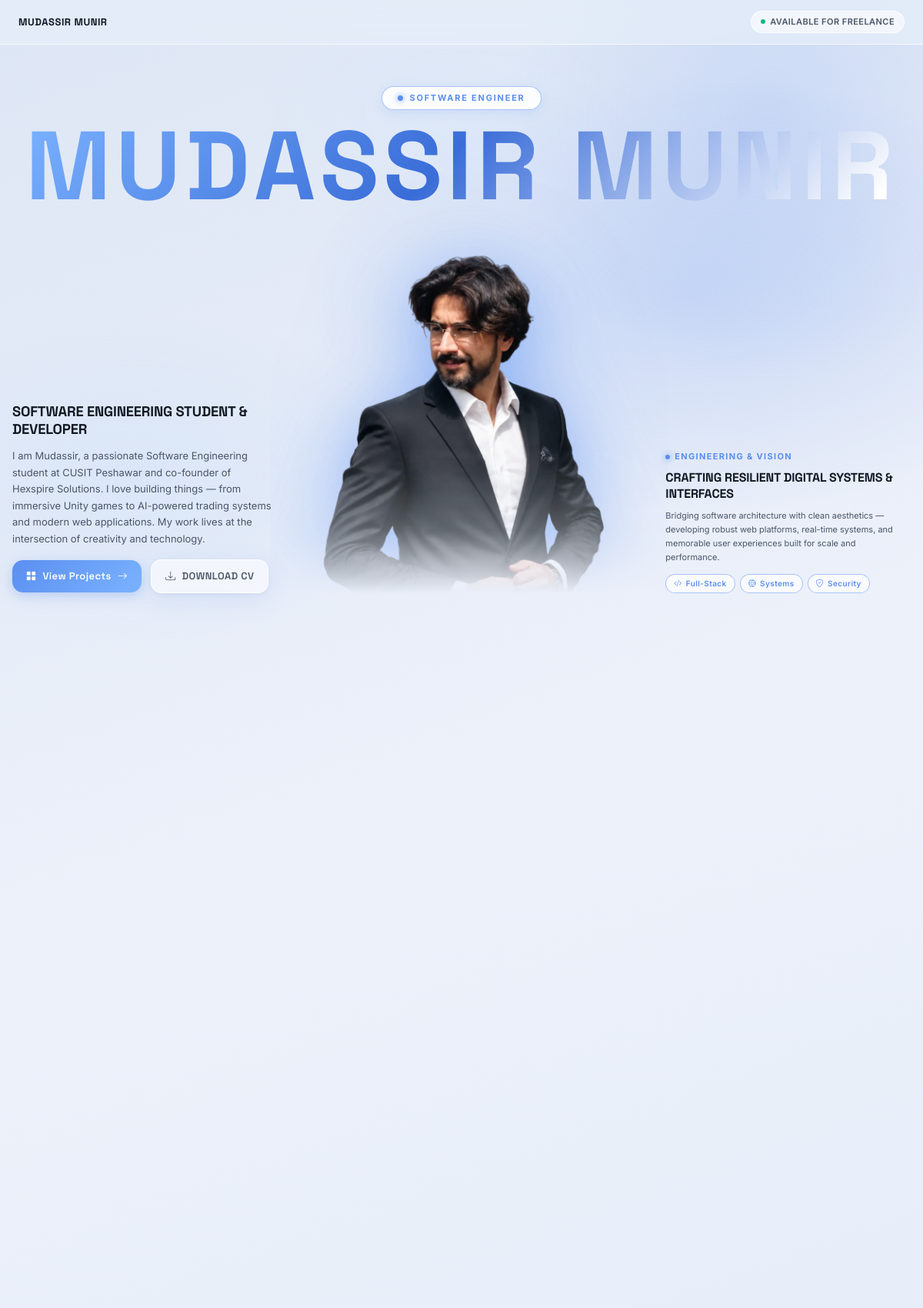
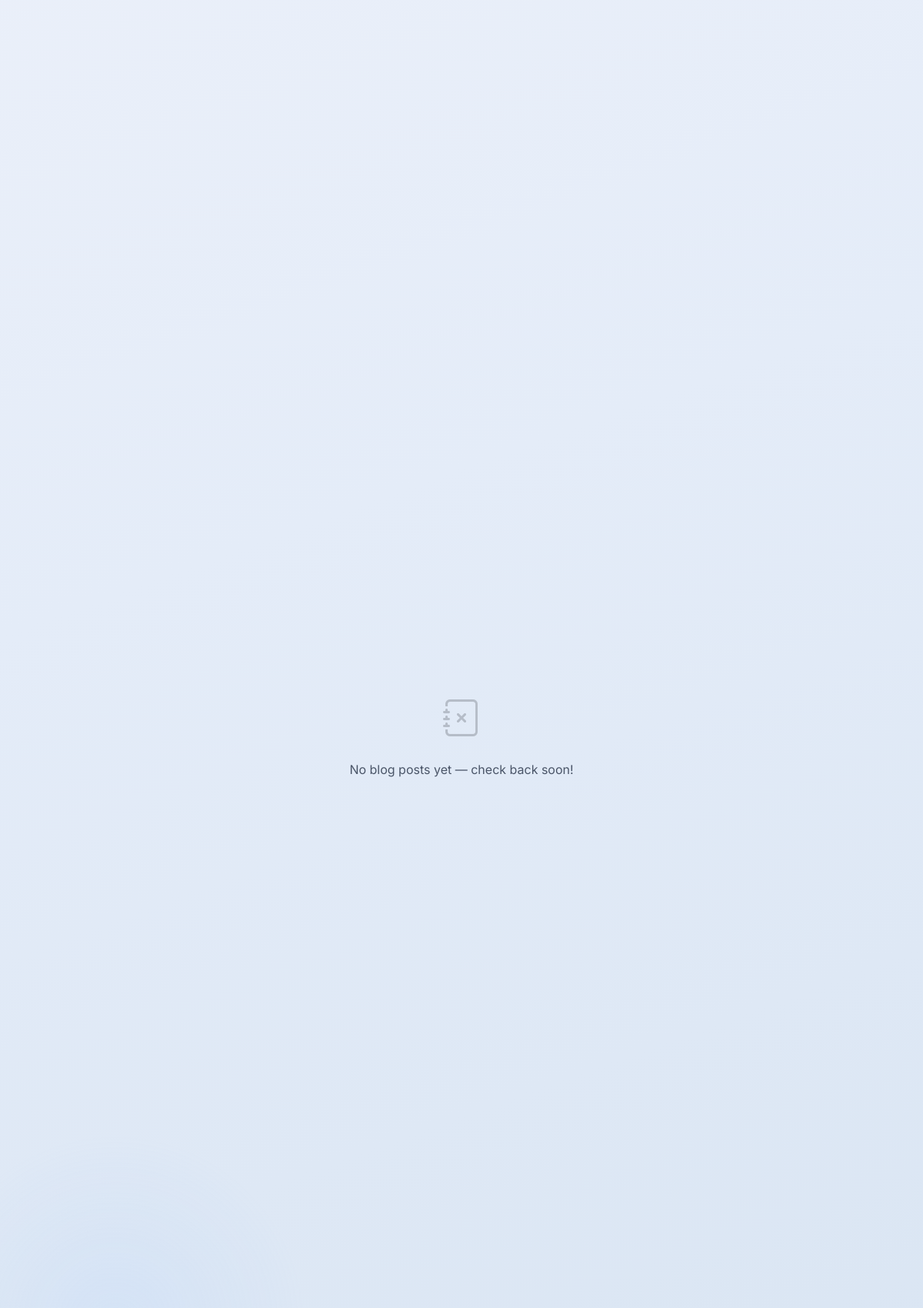
The page /index.php (upper part) on the database its author committed (2 pictures, top to bottom).
### tables this page shows
CREATE TABLE IF NOT EXISTS hero_content (
    id            INT UNSIGNED AUTO_INCREMENT PRIMARY KEY,
    full_name     VARCHAR(100)  NOT NULL DEFAULT 'Mudassir',
    title         VARCHAR(255)  NOT NULL DEFAULT 'Software Engineering Student & Developer',
    taglines      JSON          NULL,
    profile_photo VARCHAR(500)  NULL,
    cta_primary   VARCHAR(100)  NOT NULL DEFAULT 'View Projects',
    cta_secondary VARCHAR(100)  NOT NULL DEFAULT 'Contact Me',
    updated_at    DATETIME      NOT NULL DEFAULT CURRENT_TIMESTAMP ON UPDATE CURRENT_TIMESTAMP
);

CREATE TABLE IF NOT EXISTS about_content (
    id                    INT UNSIGNED AUTO_INCREMENT PRIMARY KEY,
    bio                   TEXT         NULL,
    education_institution VARCHAR(255) NULL,
    education_degree      VARCHAR(255) NULL,
    education_years       VARCHAR(50)  NULL,
    timeline_items        JSON         NULL COMMENT 'Array of {year, event, description}',
    profile_photo         VARCHAR(500) NULL,
    updated_at            DATETIME     NOT NULL DEFAULT CURRENT_TIMESTAMP ON UPDATE CURRENT_TIMESTAMP
);

### includes/db.php (called while the page is built, shortened)
<?php
class Database
{
    private static ?PDO $instance = null;
    public static function getInstance(): ?PDO
    {
        if (self::$instance === null) {
            $dsn = sprintf(
                'mysql:host=%s;port=%s;dbname=%s;charset=utf8mb4',
                DB_HOST, DB_PORT, DB_NAME
            );
            $options = [
                PDO::ATTR_ERRMODE            => PDO::ERRMODE_EXCEPTION,
                PDO::ATTR_DEFAULT_FETCH_MODE => PDO::FETCH_ASSOC,
                PDO::ATTR_EMULATE_PREPARES   => false,
                PDO::MYSQL_ATTR_INIT_COMMAND => "SET NAMES utf8mb4 COLLATE utf8mb4_unicode_ci",
            ];
            try {
                self::$instance = new PDO($dsn, DB_USER, DB_PASS, $options);
            } catch (PDOException $e) {
                error_log('[DB] Connection failed: ' . $e->getMessage());
                if (defined('APP_ENV') && APP_ENV === 'development') {
                    return null;
                }
                http_response_code(500);
                exit(json_encode(['error' => 'Service temporarily unavailable']));
            }
        }
        return self::$instance;
    }
    public static function selectOne(string $sql, array $params = []): ?array
    {
        $pdo = self::getInstance();
        $stmt = $pdo->prepare($sql);
        $stmt->execute($params);
        $row = $stmt->fetch();
        return $row !== false ? $row : null;
    }
}

### includes/security.php (called while the page is built, shortened)
<?php
require_once __DIR__ . '/db.php';
function e(mixed $value): string
{
    return htmlspecialchars((string)$value, ENT_QUOTES | ENT_HTML5, 'UTF-8');
}

### index.php (the view, shortened to what this page needs)
<?php
require_once __DIR__ . '/includes/db.php';
require_once __DIR__ . '/includes/security.php';
$hero       = Database::selectOne("SELECT * FROM hero_content WHERE id = 1");
$about      = Database::selectOne("SELECT * FROM about_content WHERE id = 1");
$projects    = Database::select("SELECT * FROM projects WHERE is_published=1 ORDER BY sort_order ASC, created_at DESC");
$recentBlogs = Database::select("SELECT id, title, slug, excerpt, cover_image, views, created_at FROM blogs WHERE is_published=1 ORDER BY created_at DESC LIMIT 2");
require_once __DIR__ . '/includes/header.php';
?>
<section id="home" class="hero-section">
  <div class="container hero-container">
    <div class="hero-top-tagline reveal">
      <span class="hero-pill-badge">
        <span class="hero-pill-dot"></span>
        SOFTWARE ENGINEER
      </span>
    </div>
    <div class="hero-stage reveal delay-100">
      <div class="hero-backdrop-name" aria-hidden="true">
        <span class="name-part name-part--first">MUDASSIR</span>
        <span class="name-part name-part--last">MUNIR</span>
      </div>
      <div class="hero-flank-grid">
        <div class="hero-flank-left reveal delay-150">
          <div class="hero-flank-text">
            <h2 class="hero-title-text">
              <?= e($hero['title'] ?? 'Software Engineering Student & Developer') ?>
            </h2>
            <p class="hero-bio-text">
              <?= e($about['bio'] ?? 'I design and build futuristic interfaces and digital experiences that blend clarity, functionality, and innovation. Passionate about clean design, smooth interactions, and details that make a difference.') ?>
            </p>
            <div class="hero-cta-actions hero-cta-actions--desktop">
              <a href="#projects" class="btn btn--primary btn--lg hero-btn-main">
                <i class="bi bi-grid-fill"></i>
                <span><?= e($hero['cta_primary'] ?? 'VIEW WORK') ?></span>
                <i class="bi bi-arrow-right"></i>
              </a>
              <a href="<?= APP_URL ?>/cv-download.php" class="btn btn--ghost btn--lg hero-btn-sub">
                <i class="bi bi-download"></i>
                <span>DOWNLOAD CV</span>
              </a>
            </div>
          </div>
        </div>
        <div class="hero-portrait-wrap reveal">
          <?php if (!empty($hero['profile_photo']) && file_exists(UPLOAD_PATH . '/hero/' . $hero['profile_photo'])): ?>
            <img src="<?= APP_URL ?>/uploads/hero/<?= e($hero['profile_photo']) ?>"
                 alt="<?= e($hero['full_name'] ?? 'Mudassir Munir') ?>"
                 class="hero-portrait-img"
                 loading="eager">
          <?php elseif (file_exists(UPLOAD_PATH . '/hero/cf74b767e0ff7d2ab2db01d281e59da7.webp')): ?>
            <img src="<?= APP_URL ?>/uploads/hero/cf74b767e0ff7d2ab2db01d281e59da7.webp"
                 alt="Mudassir Munir"
                 class="hero-portrait-img"
                 loading="eager">
          <?php else: ?>
            <div class="hero-portrait-placeholder">🧑‍💻</div>
          <?php endif; ?>
        </div>
        <div class="hero-flank-right reveal delay-200">
          <div class="hero-right-text">
            <div class="hero-subheading-badge">
              <span class="hero-bullet"></span> ENGINEERING &amp; VISION
            </div>
            <h3 class="hero-right-title">
              CRAFTING RESILIENT DIGITAL SYSTEMS &amp; INTERFACES
            </h3>
            <p class="hero-right-desc">
              Bridging software architecture with clean aesthetics — developing robust web platforms, real-time systems, and memorable user experiences built for scale and performance.
            </p>
            <div class="hero-right-tags">
              <span class="hero-tag-pill"><i class="bi bi-code-slash"></i> Full-Stack</span>
              <span class="hero-tag-pill"><i class="bi bi-cpu"></i> Systems</span>
              <span class="hero-tag-pill"><i class="bi bi-shield-check"></i> Security</span>
            </div>
          </div>
        </div>
      </div>
    </div>
  </div>
</section>
<section class="page-section" style="padding: var(--space-8) 0;" aria-label="Statistics">
  <div class="container">
  </div>
</section>
<section id="about" class="page-section" aria-labelledby="about-heading">
  <div class="container">
    <div class="skills-pane">
    </div>
  </div>
</section>
<section id="projects" class="page-section" aria-labelledby="projects-heading">
  <div class="container">
    <?php if (empty($projects)): ?>
      <div class="projects-grid">
      </div>
    <?php endif; ?>
  </div>
</section>
<section id="blog" class="page-section" aria-labelledby="blog-heading">
  <div class="container">
    <?php if (empty($recentBlogs)): ?>
      <div class="text-center text-muted py-5">
        <i class="bi bi-journal-x" style="font-size:3rem;opacity:.3;"></i>
        <p class="mt-3">No blog posts yet — check back soon!</p>
      </div>
    <?php endif; ?>
  </div>
</section>
<section id="contact" class="page-section" aria-labelledby="contact-heading">
  <div class="container">
    <div class="contact-layout">
    </div>
  </div>
</section>
<?php
require_once __DIR__ . '/includes/footer.php';
?>

### assets/css/design-tokens.css (style rules this page uses)
:root { --color-base: #e8ecf4; --color-surface: rgba(255,255,255,0.55); --color-surface-2: rgba(255,255,255,0.75); --color-surface-3: rgba(255,255,255,0.9); --color-surface-solid: #f0f4fb; --color-accent: #5b8ef0; --color-accent-2: #7bb3ff; --color-accent-dark: #3a6dd8; --color-accent-glow: rgba(91,142,240,0.35); --color-accent-soft: rgba(91,142,240,0.12); --color-text-primary: #0f1923; --color-text-secondary: #4a5568; --color-text-muted: #8a97aa; --color-text-light: #cdd5e0; --color-border: rgba(255,255,255,0.7); --color-border-inner: rgba(200,215,240,0.6); --color-border-accent: rgba(91,142,240,0.5); --color-success: #10b981; --color-error: #ef4444; --font-sans: 'Inter', 'DM Sans', sans-serif; --font-display: 'Space Grotesk', sans-serif; --font-mono: 'JetBrains Mono', monospace; --text-xs: 0.6875rem; --text-sm: 0.8125rem; --text-base: 1rem; --text-lg: 1.125rem; --text-xl: 1.25rem; --text-2xl: 1.5rem; --text-3xl: 2rem; --text-4xl: 2.75rem; --text-5xl: 3.75rem; --text-6xl: 5rem; --text-7xl: 7rem; --weight-light: 300; --weight-normal: 400; --weight-medium: 500; --weight-semibold: 600; --weight-bold: 700; --weight-extrabold:800; --leading-tight: 1.05; --leading-normal: 1.5; --leading-loose: 1.75; --space-1: .25rem; --space-2: .5rem; --space-3: .75rem; --space-4: 1rem; --space-5: 1.25rem; --space-6: 1.5rem; --space-8: 2rem; --space-10: 2.5rem; --space-12: 3rem; --space-16: 4rem; --space-20: 5rem; --space-24: 6rem; --radius-sm: 8px; --radius-md: 14px; --radius-lg: 20px; --radius-xl: 28px; --radius-full: 9999px; --glass-bg: rgba(255,255,255,0.55); --glass-bg-dark: rgba(255,255,255,0.35); --glass-border: rgba(255,255,255,0.75); --glass-shadow: 0 8px 32px rgba(91,142,240,0.12), 0 2px 8px rgba(0,0,0,0.06); --glass-shadow-lg: 0 20px 60px rgba(91,142,240,0.18), 0 4px 16px rgba(0,0,0,0.08); --glass-shadow-hover:0 24px 72px rgba(91,142,240,0.25), 0 8px 24px rgba(0,0,0,0.1); --blur-sm: blur(8px); --blur-md: blur(16px); --blur-lg: blur(24px); --dur-fast: 120ms; --dur-normal: 280ms; --dur-slow: 480ms; --ease: cubic-bezier(.4,0,.2,1); --ease-spring:cubic-bezier(.34,1.56,.64,1); --dock-h: 64px; --dock-offset: 16px; --z-base: 1; --z-above: 10; --z-dock: 100; --z-modal: 1000; --chrome-gradient: linear-gradient(135deg, #c8d8f0 0%, #ffffff 25%, #a8bce0 50%, #dde9ff 75%, #8aabda 100%); }

### assets/css/neumorphic.css (style rules this page uses)
.btn-neu, .btn { display: inline-flex; align-items: center; justify-content: center; gap: var(--space-2); padding: 11px 24px; border-radius: var(--radius-md); font-family: var(--font-display); font-size: var(--text-sm); font-weight: 600; cursor: pointer; border: none; transition: all var(--dur-fast) var(--ease); text-decoration: none; white-space: nowrap; }
.btn-neu--primary, .btn--primary { background: linear-gradient(135deg, var(--color-accent), var(--color-accent-2)); color: #fff; box-shadow: 0 4px 16px var(--color-accent-glow); }
.btn-neu--ghost, .btn--ghost { background: rgba(255,255,255,0.4); border: 1px solid var(--color-border-inner); color: var(--color-text-primary); }
.btn-neu--lg, .btn--lg { padding: 14px 32px; font-size: var(--text-base); }

### assets/css/animations.css (style rules this page uses)
.delay-100 { animation-delay: 100ms; }
.delay-200 { animation-delay: 200ms; }
.reveal { opacity: 0; transform: translateY(24px); transition: opacity var(--duration-slow) var(--ease-out), transform var(--duration-slow) var(--ease-out); }
.reveal.revealed { opacity: 1; transform: translateY(0); }

### rows shown on the page
hero_content: title "SOFTWARE ENGINEERING STUDENT & DEVELOPER", cta_primary "View Projects"
about_content: bio "I am Mudassir, a passionate Software Engineering student at CUSIT Peshawar and co-founder of Hexspire Solutions. I love building things — from immersive Unity games to AI-powered trading systems and modern web applications. My work lives at the intersection of creativity and technology."
